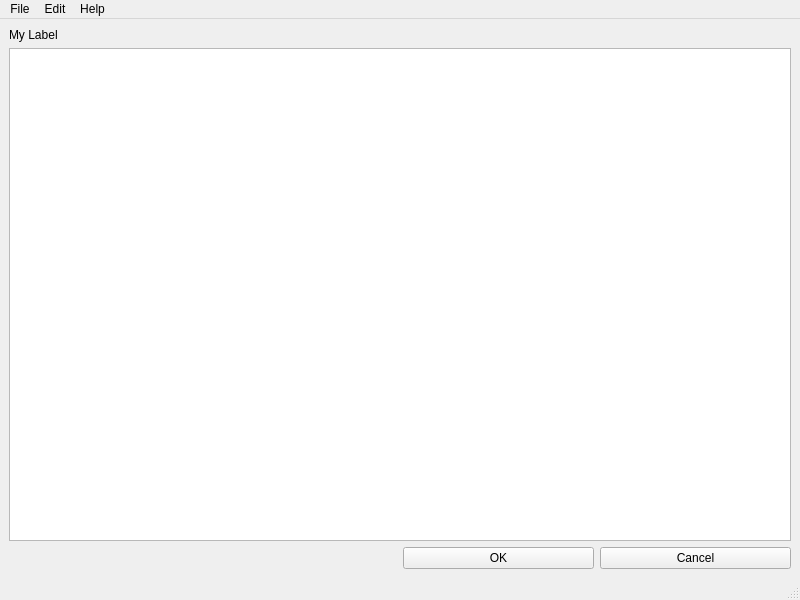
<?xml version="1.0" encoding="UTF-8"?>
<ui version="4.0">
 <class>MainWindow</class>
 <widget class="QMainWindow" name="MainWindow">
  <property name="geometry">
   <rect>
    <x>0</x>
    <y>0</y>
    <width>800</width>
    <height>600</height>
   </rect>
  </property>
  <property name="windowTitle">
   <string>{{cookiecutter.application_title}}</string>
  </property>
  <property name="windowIcon">
   <iconset resource="../resources.qrc">
    <normaloff>:/res/designer/icons/01_Warning_48x48.png</normaloff>:/res/designer/icons/01_Warning_48x48.png</iconset>
  </property>
  <widget class="QWidget" name="centralwidget">
   <layout class="QGridLayout" name="gridLayout">
    <item row="0" column="0">
     <widget class="QLabel" name="myLabel">
      <property name="text">
       <string>My Label</string>
      </property>
     </widget>
    </item>
    <item row="2" column="3">
     <widget class="QPushButton" name="cancelButton">
      <property name="text">
       <string>Cancel</string>
      </property>
     </widget>
    </item>
    <item row="2" column="2">
     <widget class="QPushButton" name="okButton">
      <property name="sizePolicy">
       <sizepolicy hsizetype="Minimum" vsizetype="Fixed">
        <horstretch>0</horstretch>
        <verstretch>0</verstretch>
       </sizepolicy>
      </property>
      <property name="text">
       <string>OK</string>
      </property>
     </widget>
    </item>
    <item row="1" column="0" colspan="4">
     <widget class="QTextBrowser" name="textBrowser"/>
    </item>
    <item row="2" column="0" colspan="2">
     <spacer name="horizontalSpacer">
      <property name="orientation">
       <enum>Qt::Horizontal</enum>
      </property>
      <property name="sizeHint" stdset="0">
       <size>
        <width>40</width>
        <height>20</height>
       </size>
      </property>
     </spacer>
    </item>
   </layout>
  </widget>
  <widget class="QMenuBar" name="menubar">
   <property name="geometry">
    <rect>
     <x>0</x>
     <y>0</y>
     <width>800</width>
     <height>21</height>
    </rect>
   </property>
   <widget class="QMenu" name="menuFile">
    <property name="title">
     <string>File</string>
    </property>
    <addaction name="actionSave"/>
    <addaction name="separator"/>
    <addaction name="actionQuit"/>
   </widget>
   <widget class="QMenu" name="menuEdit">
    <property name="title">
     <string>Edit</string>
    </property>
    <addaction name="actionCopy"/>
   </widget>
   <widget class="QMenu" name="menuHelp">
    <property name="title">
     <string>Help</string>
    </property>
    <addaction name="actionAbout"/>
   </widget>
   <addaction name="menuFile"/>
   <addaction name="menuEdit"/>
   <addaction name="menuHelp"/>
  </widget>
  <widget class="QStatusBar" name="statusbar"/>
  <action name="actionSave">
   <property name="text">
    <string>Save</string>
   </property>
  </action>
  <action name="actionQuit">
   <property name="text">
    <string>Quit</string>
   </property>
  </action>
  <action name="actionCopy">
   <property name="text">
    <string>Copy</string>
   </property>
  </action>
  <action name="actionAbout">
   <property name="text">
    <string>About</string>
   </property>
  </action>
 </widget>
 <tabstops>
  <tabstop>textBrowser</tabstop>
  <tabstop>okButton</tabstop>
  <tabstop>cancelButton</tabstop>
 </tabstops>
 <resources>
  <include location="../resources.qrc"/>
 </resources>
 <connections/>
</ui>
